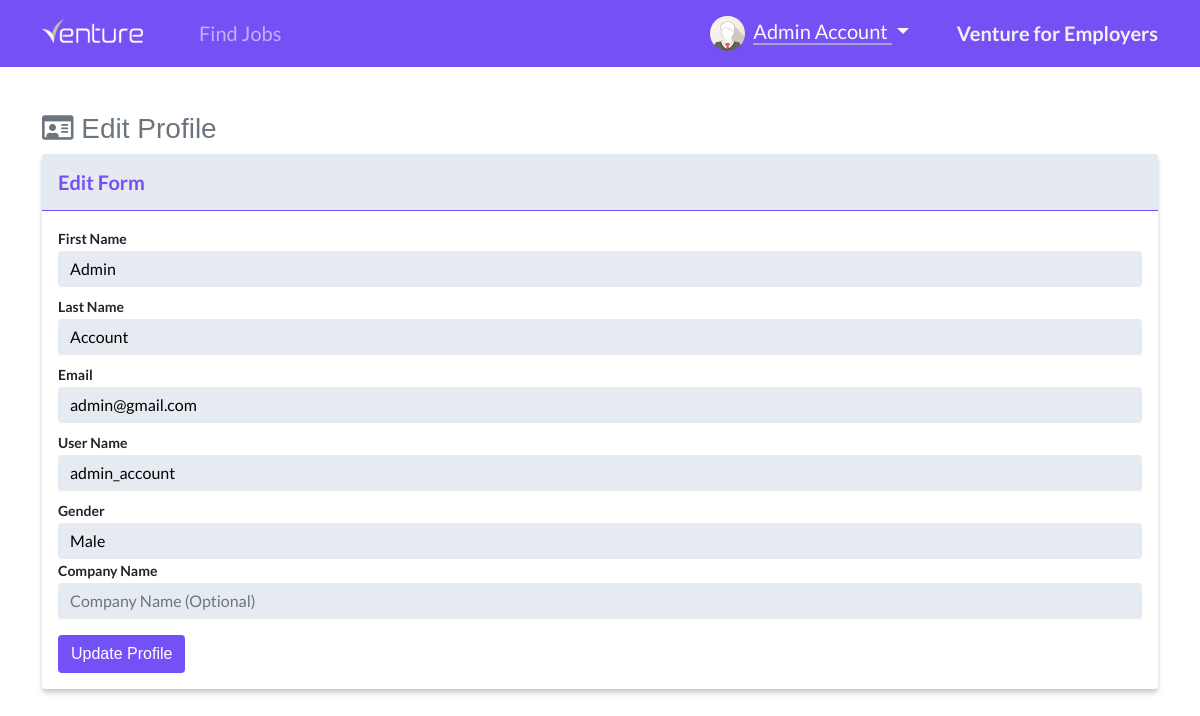
The page /user/profile/edit (signed in) on the database as committed earlier.
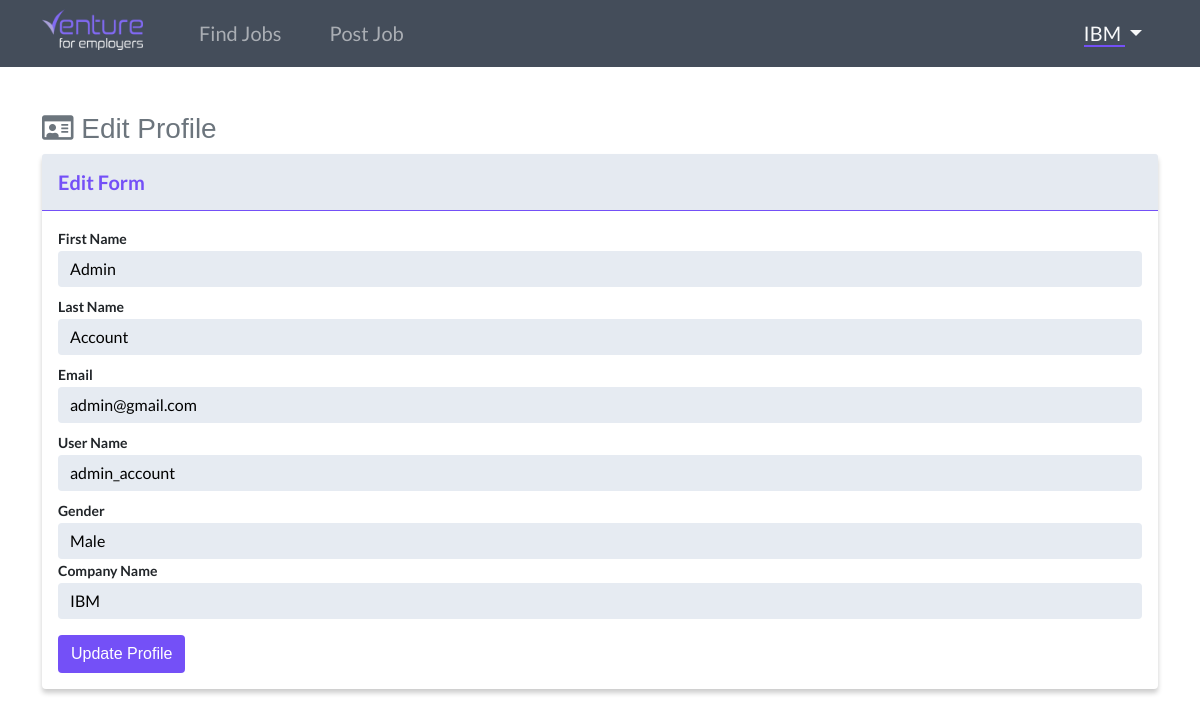
The same page on the database as committed later.
### website/models.py (models this page shows)
class User(db.Model, UserMixin):
    id = db.Column(db.Integer, primary_key=True)
    email = db.Column(db.String(150), unique=True)
    username = db.Column(db.String(150), unique=True)
    firstname = db.Column(db.String(150))
    lastname = db.Column(db.String(150))
    company = db.Column(db.String(150))
    password = db.Column(db.String(150))
    usertype = db.Column(db.String(10))
    gender = db.Column(db.String(10))
    date_created = db.Column(db.DateTime, default=datetime.now())
    date_updated = db.Column(db.DateTime(
        timezone=True), onupdate=datetime.now())
    posts = db.relationship('Post', backref='user', passive_deletes="True")
    likes = db.relationship('Like', backref='user', passive_deletes="True")

### website/views.py (the view, shortened to what this page needs)
@views.route("/user/profile/edit", methods=['GET', 'POST'])
@login_required
def user_profile_edit():
    user = User.query.all()
    return render_template("user/profile/edit_profile.html", user=current_user)

### website/__init__.py (called while the page is built)
def create_app():
    app = Flask(__name__)
    app.config['SECRET_KEY'] = "helloworld"
    app.config['SQLALCHEMY_DATABASE_URI'] = f'sqlite:///{DB_NAME}'
    app.config['SQLALCHEMY_TRACK_MODIFICATIONS'] = True
    db.init_app(app)
    from .views import views
    from .auth import auth
    app.register_blueprint(views, url_prefix="/")
    app.register_blueprint(auth, url_prefix="/")
    from .models import User, Post
    create_database(app)
    login_manager = LoginManager()
    login_manager.login_view = "auth.login"
    login_manager.init_app(app)
    @login_manager.user_loader
    def load_user(id):
        return User.query.get(int(id))
    return app

### website/templates/user/profile/edit_profile.html (shortened to what this page needs)
{% extends "user/base.html" %}
{% set active_page = "edit_profile" %}
{% block content %}
<br><br><br><br>
<div class="container">
    <h3 class="mt-3 mb-2 text-muted"><i class="far fa-id-card"></i> Edit Profile</h3>
    <div class="card mb-4" id="post_container">
        <div class="card-header py-3" id="post_card_header">
            <h6 class="m-0 fw-bold" id="job_title">Edit Form</h6>
        </div>
        <div class="card-body">
            <form method="POST">
                <div class="form-group">
                    <label class="venture_label" for="inputEmail4">First Name</label>
                    <input type="text" class="form-control venture_input mb-2" id="firstname" name="firstname"
                        placeholder="First Name" value="{{ user.firstname }}">
                </div>
                <div class="form-group">
                    <label class="venture_label" for="inputPassword4">Last Name</label>
                    <input type="text" class="form-control venture_input mb-2" id="lastname" name="lastname" placeholder="Last Name" value="{{ user.lastname }}">
                </div>
                <div class="form-group">
                    <label class="venture_label" for="email">Email</label>
                    <input type="email" class="form-control venture_input mb-2" id="email" name="email" placeholder="Email Address" value="{{ user.email }}">
                </div>
                <div class="form-group">
                    <label class="venture_label" for="username">User Name</label>
                    <input type="text" class="form-control venture_input mb-2" id="username" name="username" placeholder="User Name" value="{{ user.username }}">
                </div>
                <div class="form-group">
                    <label class="venture_label" for="gender">Gender</label>
                    <select id="gender" class="form-control venture_input" name="gender">
                        <option value="Male" {{ 'selected' if user.gender == 'Male' else ''}}>Male</option>
                    </select>
                </div>
                <div class="form-group">
                    <label class="venture_label" for="company">Company Name</label>
                    <input type="text" class="form-control venture_input mb-2" id="company" name="company" placeholder="Company Name (Optional)" value="{{ user.company }}">
                </div>
                <button type="submit" class="btn mt-2 text-white" id="venture_button">Update Profile</button>
            </form>
        </div>
    </div>
</div>
{% endblock %}

### website/templates/user/base.html (shortened to what the changed rows need)
<!DOCTYPE html>
<html lang="en">
<head>
    <link href="https://cdn.jsdelivr.net/npm/bootstrap@5.1.3/dist/css/bootstrap.min.css" rel="stylesheet">
    <link rel="stylesheet" href="https://use.fontawesome.com/releases/v5.15.4/css/all.css">
    <link rel="stylesheet" href="https://cdnjs.cloudflare.com/ajax/libs/trix/1.3.1/trix.css">
    <link rel="stylesheet" href="{{ url_for('static',filename='user/css/style.css') }}">
    <link rel="stylesheet" href="{{ url_for('static',filename='user/css/salary.scss') }}">
    <link rel="stylesheet" href="{{ url_for('static',filename='user/css/slider.css') }}">
    <link rel="stylesheet" href="{{ url_for('static',filename='user/css/fixed.css') }}">
</head>
<body>
    {% if current_user.company %}
    <nav class="navbar navbar-expand-lg navbar-dark fixed-top" id="navbar_employer">
        <div class="container">
            <a class="navbar-brand" href="/home">
                <img id="navbar_logo" src="{{ url_for('static',filename='user/img/venture-employers.ico') }}" width="101px" alt="">
            </a>
            <div class="collapse navbar-collapse" id="navbarSupportedContent">
                <ul class="navbar-nav me-auto mb-2 mb-lg-0">
                    <li class="nav-item">
                        <a href="/home" class="nav-item nav-link mx-3">
                            <span class="{{ 'active_border_bottom2 text-white' if active_page == 'view_post' else '' }}">
                                Find Jobs
                            </span>
                        </a>
                    </li>
                    <li class="nav-item">
                        <a class="nav-item nav-link mx-3" href="/create-post">
                            <span class="{{ 'active_border_bottom2 text-white' if active_page == 'add_post' else '' }}">
                                Post Job
                            </span>
                        </a>
                    </li>
                </ul>
                <li class="d-flex nav-item dropdown">
                    <a class="nav-link text-light dropdown-toggle py-0 ps-0 ms-3" href="#" id="navbarDropdown" role="button"
                        data-bs-toggle="dropdown" aria-expanded="false">
                        <span class="{{ 'active_border_bottom2' if active_page == 'edit_password' or active_page == 'edit_profile' or active_page == 'view_profile' else '' }}">
                            {{ current_user.company }}
                        </span>
                    </a>
                </li>
            </div>
        </div>
    </nav>
    {% else %}
    <nav class="navbar navbar-expand-lg navbar-dark fixed-top" id="navbar_employee">
        <div class="container">
            <a class="navbar-brand" href="/home">
                <img id="navbar_logo" src="{{ url_for('static',filename='user/img/venture-white.ico') }}" width="101px" alt="">
            </a>
            <div class="collapse navbar-collapse" id="navbarSupportedContent">
                <ul class="navbar-nav me-auto mb-2 mb-lg-0">
                    <li class="nav-item">
                        <a href="/home" class="nav-item nav-link mx-3">
                            <span class="{{ 'text-white active_border_bottom' if active_page == 'view_post' else '' }}">
                                Find Jobs
                            </span>
                        </a>
                    </li>
                </ul>
                <li class="d-flex nav-item dropdown">
                    <a class="nav-link py-0 dropdown-toggle ps-0 text-light mx-3" href="#" id="navbarDropdown" role="button"
                        data-bs-toggle="dropdown" aria-expanded="false">
                        {% if(user.gender) == 'Male' %}
                        <img class="rounded-circle me-1" width="35px" src="{{ url_for('static',filename='auth/image/profile_pic/male.png') }}">
                        {% else %}
                        <img class="rounded-circle me-1" width="35px" src="{{ url_for('static',filename='auth/image/profile_pic/female.png') }}">
                        {% endif %}
                        <span class=" {{ 'active_border_bottom' if active_page == 'edit_password' or active_page == 'edit_profile' else '' }}">
                            {{ current_user.firstname }}
                            {{ current_user.lastname }}
                        </span>
                    </a>
                </li>
                <li class="d-flex nav-item">
                    <a class="nav-link px-0 ms-3" href="/user/profile">
                        <span class="fw-bold {{ 'text-white active_border_bottom' if active_page == 'view_profile' else '' }}">
                            Venture for Employers
                        </span>
                    </a>
                </li>
            </div>
        </div>
    </nav>
    {% endif %}
        {% block content %}{% endblock %}
</body>
</html>

Rows that differ between the two databases and show on the page:
changed User "Admin": company (not shown) → "IBM"; firstname "Admin" → (not shown); lastname "Account" → (not shown)
Other text that changed with them:
text no longer shown: "Venture for Employers"
text now shown: "Post Job"
